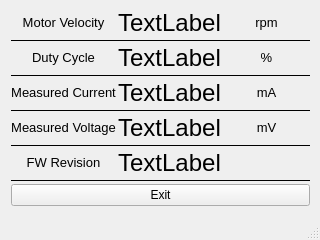
<?xml version="1.0" encoding="UTF-8"?>
<ui version="4.0">
 <class>varWin</class>
 <widget class="QMainWindow" name="varWin">
  <property name="geometry">
   <rect>
    <x>0</x>
    <y>0</y>
    <width>320</width>
    <height>240</height>
   </rect>
  </property>
  <property name="sizePolicy">
   <sizepolicy hsizetype="Maximum" vsizetype="Maximum">
    <horstretch>0</horstretch>
    <verstretch>0</verstretch>
   </sizepolicy>
  </property>
  <property name="minimumSize">
   <size>
    <width>320</width>
    <height>240</height>
   </size>
  </property>
  <property name="maximumSize">
   <size>
    <width>320</width>
    <height>400</height>
   </size>
  </property>
  <property name="windowTitle">
   <string>MainWindow</string>
  </property>
  <widget class="QWidget" name="centralWidget">
   <widget class="QWidget" name="gridLayoutWidget_2">
    <property name="geometry">
     <rect>
      <x>0</x>
      <y>-2</y>
      <width>321</width>
      <height>182</height>
     </rect>
    </property>
    <layout class="QGridLayout" name="gridLayout_2">
     <property name="sizeConstraint">
      <enum>QLayout::SetMinimumSize</enum>
     </property>
     <property name="spacing">
      <number>2</number>
     </property>
     <item row="2" column="0">
      <widget class="QLabel" name="label_10">
       <property name="maximumSize">
        <size>
         <width>16777215</width>
         <height>15</height>
        </size>
       </property>
       <property name="font">
        <font>
         <pointsize>10</pointsize>
        </font>
       </property>
       <property name="text">
        <string>Duty Cycle</string>
       </property>
       <property name="alignment">
        <set>Qt::AlignCenter</set>
       </property>
      </widget>
     </item>
     <item row="8" column="1">
      <widget class="QLabel" name="fw">
       <property name="maximumSize">
        <size>
         <width>16777215</width>
         <height>99999</height>
        </size>
       </property>
       <property name="font">
        <font>
         <pointsize>18</pointsize>
        </font>
       </property>
       <property name="text">
        <string>TextLabel</string>
       </property>
       <property name="alignment">
        <set>Qt::AlignCenter</set>
       </property>
      </widget>
     </item>
     <item row="4" column="0">
      <widget class="QLabel" name="label_11">
       <property name="maximumSize">
        <size>
         <width>16777215</width>
         <height>15</height>
        </size>
       </property>
       <property name="font">
        <font>
         <pointsize>10</pointsize>
        </font>
       </property>
       <property name="text">
        <string>Measured Current</string>
       </property>
       <property name="alignment">
        <set>Qt::AlignCenter</set>
       </property>
      </widget>
     </item>
     <item row="2" column="1">
      <widget class="QLabel" name="dc">
       <property name="maximumSize">
        <size>
         <width>16777215</width>
         <height>99999</height>
        </size>
       </property>
       <property name="font">
        <font>
         <pointsize>18</pointsize>
        </font>
       </property>
       <property name="text">
        <string>TextLabel</string>
       </property>
       <property name="alignment">
        <set>Qt::AlignCenter</set>
       </property>
      </widget>
     </item>
     <item row="0" column="1">
      <widget class="QLabel" name="mv">
       <property name="maximumSize">
        <size>
         <width>16777215</width>
         <height>99999</height>
        </size>
       </property>
       <property name="font">
        <font>
         <pointsize>18</pointsize>
        </font>
       </property>
       <property name="text">
        <string>TextLabel</string>
       </property>
       <property name="alignment">
        <set>Qt::AlignCenter</set>
       </property>
      </widget>
     </item>
     <item row="0" column="0">
      <widget class="QLabel" name="label_12">
       <property name="maximumSize">
        <size>
         <width>16777215</width>
         <height>15</height>
        </size>
       </property>
       <property name="font">
        <font>
         <pointsize>10</pointsize>
        </font>
       </property>
       <property name="text">
        <string>Motor Velocity</string>
       </property>
       <property name="alignment">
        <set>Qt::AlignCenter</set>
       </property>
      </widget>
     </item>
     <item row="6" column="1">
      <widget class="QLabel" name="mvo">
       <property name="maximumSize">
        <size>
         <width>16777215</width>
         <height>99999</height>
        </size>
       </property>
       <property name="font">
        <font>
         <pointsize>18</pointsize>
        </font>
       </property>
       <property name="text">
        <string>TextLabel</string>
       </property>
       <property name="alignment">
        <set>Qt::AlignCenter</set>
       </property>
      </widget>
     </item>
     <item row="6" column="0">
      <widget class="QLabel" name="label_9">
       <property name="maximumSize">
        <size>
         <width>16777215</width>
         <height>15</height>
        </size>
       </property>
       <property name="font">
        <font>
         <pointsize>10</pointsize>
        </font>
       </property>
       <property name="text">
        <string>Measured Voltage</string>
       </property>
       <property name="alignment">
        <set>Qt::AlignCenter</set>
       </property>
      </widget>
     </item>
     <item row="4" column="1">
      <widget class="QLabel" name="mc">
       <property name="maximumSize">
        <size>
         <width>16777215</width>
         <height>99999</height>
        </size>
       </property>
       <property name="font">
        <font>
         <pointsize>18</pointsize>
        </font>
       </property>
       <property name="text">
        <string>TextLabel</string>
       </property>
       <property name="alignment">
        <set>Qt::AlignCenter</set>
       </property>
      </widget>
     </item>
     <item row="8" column="0">
      <widget class="QLabel" name="label_8">
       <property name="maximumSize">
        <size>
         <width>16777215</width>
         <height>15</height>
        </size>
       </property>
       <property name="font">
        <font>
         <pointsize>10</pointsize>
        </font>
       </property>
       <property name="text">
        <string>FW Revision</string>
       </property>
       <property name="alignment">
        <set>Qt::AlignCenter</set>
       </property>
      </widget>
     </item>
     <item row="0" column="2">
      <widget class="QLabel" name="label_13">
       <property name="maximumSize">
        <size>
         <width>16777215</width>
         <height>15</height>
        </size>
       </property>
       <property name="font">
        <font>
         <pointsize>10</pointsize>
        </font>
       </property>
       <property name="text">
        <string>rpm</string>
       </property>
       <property name="alignment">
        <set>Qt::AlignCenter</set>
       </property>
      </widget>
     </item>
     <item row="2" column="2">
      <widget class="QLabel" name="label_14">
       <property name="maximumSize">
        <size>
         <width>16777215</width>
         <height>15</height>
        </size>
       </property>
       <property name="font">
        <font>
         <pointsize>10</pointsize>
        </font>
       </property>
       <property name="text">
        <string>%</string>
       </property>
       <property name="alignment">
        <set>Qt::AlignCenter</set>
       </property>
      </widget>
     </item>
     <item row="6" column="2">
      <widget class="QLabel" name="label_15">
       <property name="maximumSize">
        <size>
         <width>16777215</width>
         <height>15</height>
        </size>
       </property>
       <property name="font">
        <font>
         <pointsize>10</pointsize>
        </font>
       </property>
       <property name="text">
        <string>mV</string>
       </property>
       <property name="alignment">
        <set>Qt::AlignCenter</set>
       </property>
      </widget>
     </item>
     <item row="8" column="2">
      <widget class="QLabel" name="label_17">
       <property name="maximumSize">
        <size>
         <width>16777215</width>
         <height>15</height>
        </size>
       </property>
       <property name="font">
        <font>
         <pointsize>10</pointsize>
        </font>
       </property>
       <property name="text">
        <string/>
       </property>
       <property name="alignment">
        <set>Qt::AlignCenter</set>
       </property>
      </widget>
     </item>
     <item row="4" column="2">
      <widget class="QLabel" name="label_18">
       <property name="maximumSize">
        <size>
         <width>16777215</width>
         <height>15</height>
        </size>
       </property>
       <property name="font">
        <font>
         <pointsize>10</pointsize>
        </font>
       </property>
       <property name="text">
        <string>mA</string>
       </property>
       <property name="alignment">
        <set>Qt::AlignCenter</set>
       </property>
      </widget>
     </item>
     <item row="10" column="0" colspan="3">
      <widget class="QPushButton" name="pushButton">
       <property name="text">
        <string>Exit</string>
       </property>
      </widget>
     </item>
     <item row="1" column="0" colspan="3">
      <widget class="Line" name="line">
       <property name="frameShadow">
        <enum>QFrame::Plain</enum>
       </property>
       <property name="orientation">
        <enum>Qt::Horizontal</enum>
       </property>
      </widget>
     </item>
     <item row="3" column="0" colspan="3">
      <widget class="Line" name="line_5">
       <property name="frameShadow">
        <enum>QFrame::Plain</enum>
       </property>
       <property name="orientation">
        <enum>Qt::Horizontal</enum>
       </property>
      </widget>
     </item>
     <item row="5" column="0" colspan="3">
      <widget class="Line" name="line_4">
       <property name="frameShadow">
        <enum>QFrame::Plain</enum>
       </property>
       <property name="orientation">
        <enum>Qt::Horizontal</enum>
       </property>
      </widget>
     </item>
     <item row="7" column="0" colspan="3">
      <widget class="Line" name="line_3">
       <property name="frameShadow">
        <enum>QFrame::Plain</enum>
       </property>
       <property name="orientation">
        <enum>Qt::Horizontal</enum>
       </property>
      </widget>
     </item>
     <item row="9" column="0" colspan="3">
      <widget class="Line" name="line_2">
       <property name="frameShadow">
        <enum>QFrame::Plain</enum>
       </property>
       <property name="orientation">
        <enum>Qt::Horizontal</enum>
       </property>
      </widget>
     </item>
    </layout>
   </widget>
   <widget class="QLabel" name="label_16">
    <property name="geometry">
     <rect>
      <x>280</x>
      <y>70</y>
      <width>105</width>
      <height>15</height>
     </rect>
    </property>
    <property name="maximumSize">
     <size>
      <width>16777215</width>
      <height>15</height>
     </size>
    </property>
    <property name="font">
     <font>
      <pointsize>10</pointsize>
     </font>
    </property>
    <property name="text">
     <string>rpm</string>
    </property>
    <property name="alignment">
     <set>Qt::AlignCenter</set>
    </property>
   </widget>
  </widget>
  <widget class="QStatusBar" name="statusBar"/>
 </widget>
 <layoutdefault spacing="6" margin="11"/>
 <resources/>
 <connections>
  <connection>
   <sender>pushButton</sender>
   <signal>clicked()</signal>
   <receiver>varWin</receiver>
   <slot>exit_window()</slot>
   <hints>
    <hint type="sourcelabel">
     <x>191</x>
     <y>159</y>
    </hint>
    <hint type="destinationlabel">
     <x>179</x>
     <y>198</y>
    </hint>
   </hints>
  </connection>
 </connections>
 <slots>
  <signal>get_motor_velocity(int)</signal>
  <slot>button_handler()</slot>
  <slot>set_velocity(int)</slot>
  <slot>set_motor_state()</slot>
  <slot>up_velocity()</slot>
  <slot>down_velocity()</slot>
  <slot>down_velocity_10()</slot>
  <slot>up_velocity_10()</slot>
  <slot>exit_window()</slot>
 </slots>
</ui>
